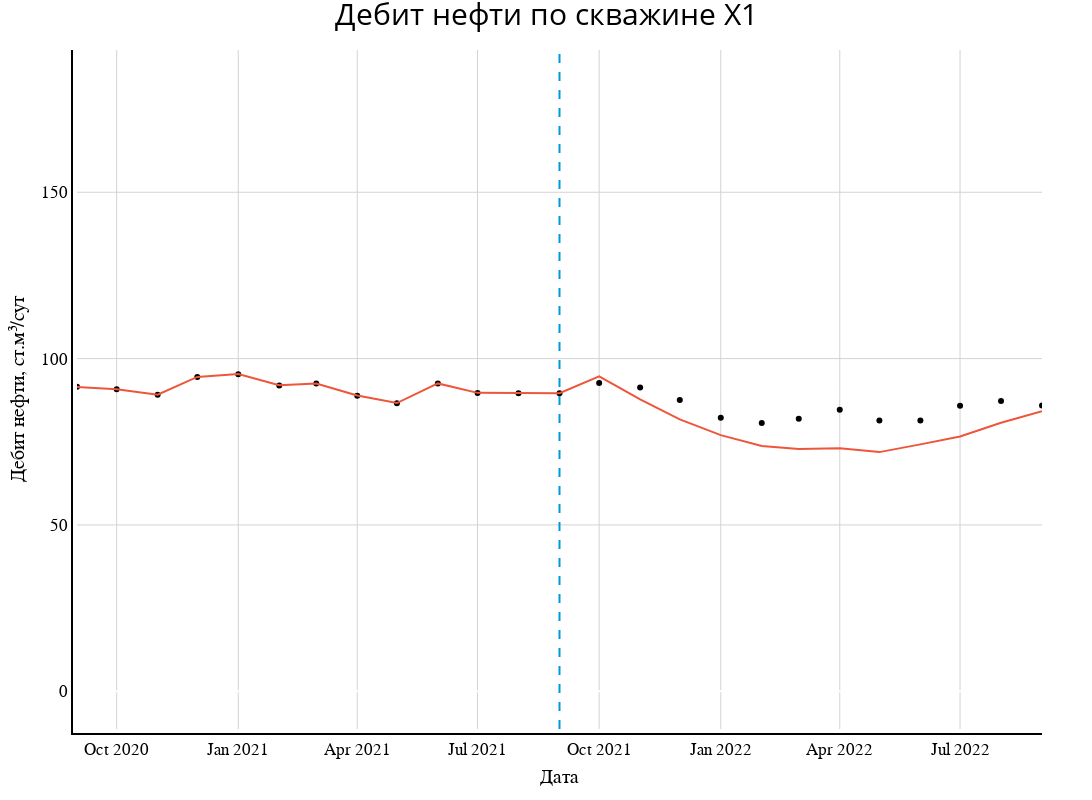
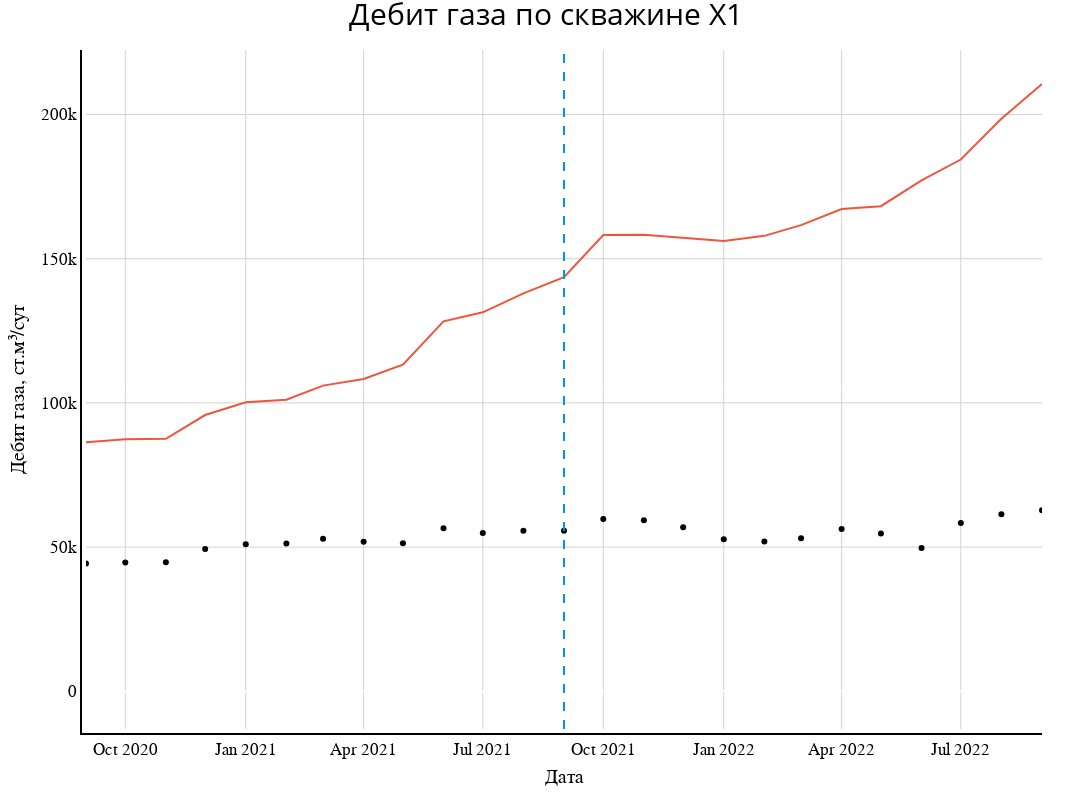
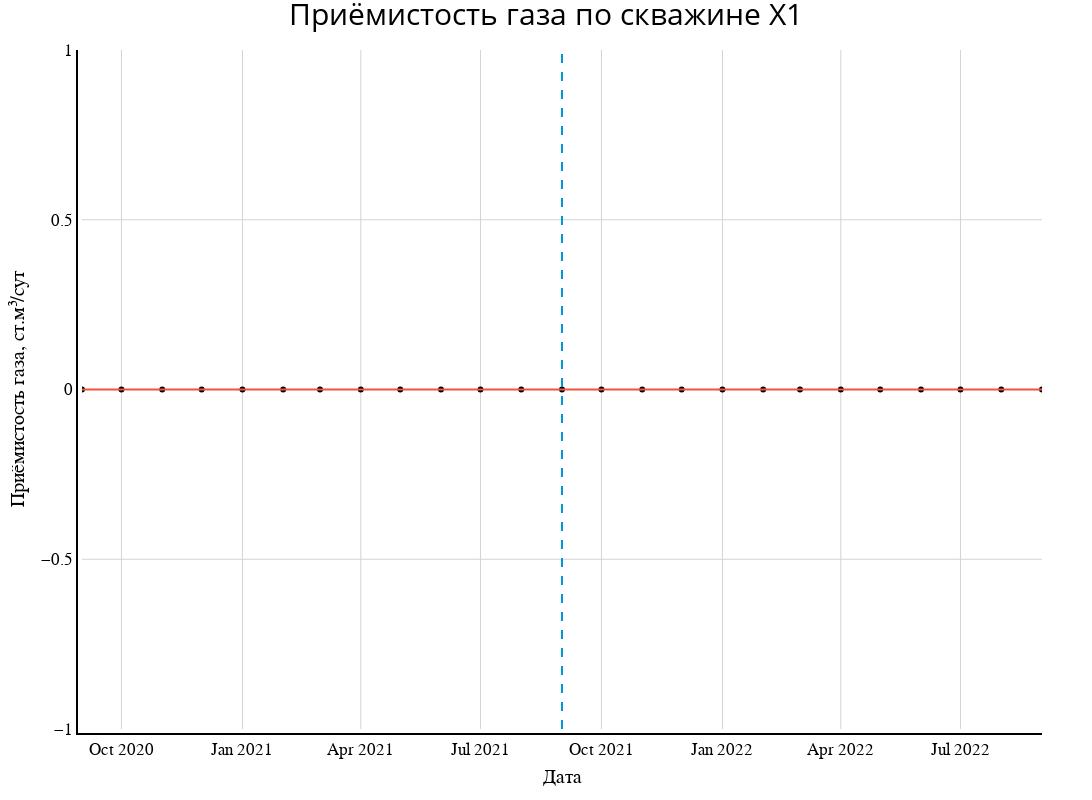
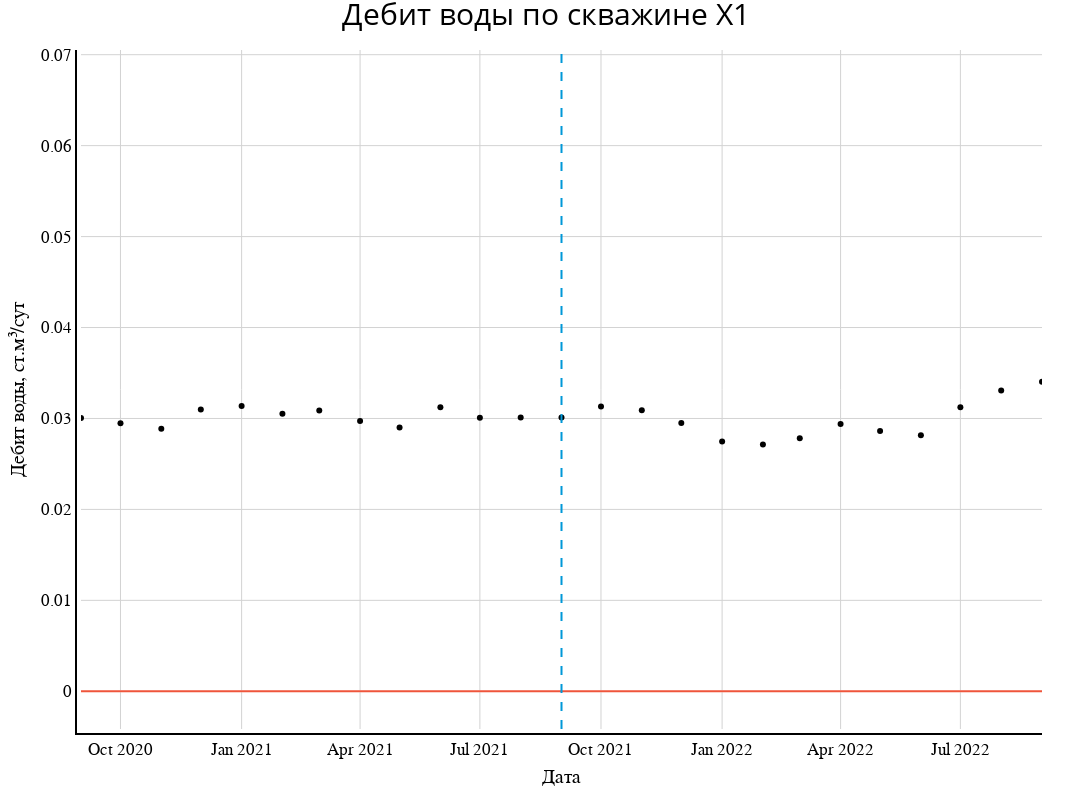

The code cell stored with these charts, in order, in its notebook:
### Code cell
df = pd.read_excel('рафики по лучшему варианту.xlsx')

# col = df.columns.to_list()
# for i in range(2,len(col)):
#     col[i]='Y'+str(i-1)
# df.columns=col

wells = ['X1','X2','X3','X4','X5','X6']
for j in wells:
    for i in range(2, len(df.columns), 2):


        fig = go.Figure()

        # for i in range(2,df.shape[1]-2): 
        #     if i not in index: 
        #         fig.add_trace(go.Scatter (x = df['Unnamed: 0'], y = df["Y"+str(i)]/1000, line = dict (color = 'gray'), opacity = 0.35, name = str(i+2)))

        # for i in range(2,df.shape[1]-2): 
        #     if i in index: # Выделение 10 кривых с наименьшей среднеквадратичной ошибкой
        #         

        fig.add_trace(go.Scatter( x = df.iloc[:,1], y = df.iloc[:,i+1][df.iloc[:,0]==j], mode = 'markers', opacity = 1, # Историческая кривая
                            line = dict (color = 'Black', width = 2, dash = 'dash'), name = 'History')) 
        
        fig.add_trace(go.Scatter (x = df.iloc[:,1], y = df.iloc[:,i][df.iloc[:,0]==j], opacity = 1, line = dict (width = 2), name = str(i)))
        
        fig.add_vline(x='2021-09-01', y1=1, xanchor="left", yanchor="bottom", line_color="rgb(0,152,216)", line_dash="dash")
        fig.update_layout(title = f'{df.columns[i]} по скважине {j}', titlefont = dict(size = 30,color = "black"), title_x = 0.5)
        fig.update_xaxes(title_text="Дата", titlefont=dict(family="arial",size=20,color="black"))
        if i == 10:
            fig.update_yaxes(title_text=f"{df.columns[i]}, бар", titlefont=dict(family="arial",size=20,color="black"))
        else:
            fig.update_yaxes(title_text=f"{df.columns[i]}, ст.м\u00b3/сут", titlefont=dict(family="arial",size=20,color="black"))    
        fig.update_layout(autosize=False, width=1200,height=800, margin=dict(l=50,r=50,b=50,t=50,pad=4), paper_bgcolor="White", plot_bgcolor="White")
        fig.update_xaxes(range=['2020-09-01', '2022-09-01'],showline=True, linewidth=2, linecolor='black', gridcolor='lightgray', tickfont=dict(family='Arial', color='black', size=17))
        fig.update_yaxes(showline=True, linewidth=2, linecolor='black', gridcolor='lightgray', tickfont=dict(family='Arial', color='black', size=17))

        fig.update_layout(showlegend=False)

        fig.show()

        # fig.write_image(f'output_test2\{df.columns[i][0:12]}_rate_{j}.png')

### Figure 1 — Plotly figure (JSON) as saved in the notebook; plotly's stock layout.template omitted (floating-point values rounded to 4 significant figures; data arrays with more than 128 entries replaced by an {"elided": "..."} marker saying what was removed)
{"data": [{"line": {"color": "Black", "dash": "dash", "width": 2}, "mode": "markers", "name": "History", "opacity": 1, "type": "scatter", "x": {"elided": "456 str values"}, "y": [0, 0, 0, 0, 0, 0, 0, 0, 0, 0, 0, 0, 0, 0, 0, 0, 0, 181.4, 121.5, 86.37, 72.97, 73.0, 97.46, 100.6, 112.2, 84.3, 95.93, 90.06, 83.18, 90.75, 86.62, 96.51, 103.3, 110.7, 106.7, 106.1, 107.8, 105.9, 107.1, 109.2, 108.3, 104.1, 107.6, 108.6, 102.2, 99.2, 97.61, 96.9, 99.39, 94.58, 92.19, 91.55, 90.77, 89.13, 94.47, 95.33, 91.94, 92.51, 88.87, 86.61, 92.51, 89.67, 89.59, 89.59, 92.64, 91.35, 87.57, 82.19, 80.65, 81.93, 84.65, 81.4, 81.39, 85.81, 87.23, 85.88]}, {"line": {"width": 2}, "name": "2", "opacity": 1, "type": "scatter", "x": {"elided": "456 str values"}, "y": [0, 0, 0, 0, 0, 0, 0, 0, 0, 0, 0, 0, 0, 0, 0, 0, 0, 181.5, 121.6, 86.4, 73, 73.02, 97.49, 100.7, 112.3, 84.33, 95.97, 90.09, 83.21, 90.78, 86.65, 96.55, 103.3, 110.7, 106.7, 106.1, 107.8, 106.0, 107.2, 109.2, 108.3, 104.2, 107.6, 108.6, 102.3, 99.24, 97.64, 96.93, 99.42, 94.61, 92.22, 91.58, 90.8, 89.16, 94.5, 95.36, 91.97, 92.54, 88.9, 86.64, 92.54, 89.7, 89.62, 89.62, 94.64, 87.71, 81.72, 77.0, 73.72, 72.86, 73.06, 71.89, 74.22, 76.61, 80.73, 84.16]}], "layout": {"autosize": false, "height": 800, "margin": {"b": 50, "l": 50, "pad": 4, "r": 50, "t": 50}, "paper_bgcolor": "White", "plot_bgcolor": "White", "shapes": [{"line": {"color": "rgb(0,152,216)", "dash": "dash"}, "type": "line", "x0": "2021-09-01", "x1": "2021-09-01", "xanchor": "left", "xref": "x", "y0": 0, "y1": 1, "yanchor": "bottom", "yref": "y domain"}], "showlegend": false, "title": {"font": {"color": "black", "size": 30}, "text": "Дебит нефти по скважине X1", "x": 0.5}, "width": 1200, "xaxis": {"gridcolor": "lightgray", "linecolor": "black", "linewidth": 2, "range": ["2020-09-01", "2022-09-01"], "showline": true, "tickfont": {"color": "black", "family": "Arial", "size": 17}, "title": {"font": {"color": "black", "family": "arial", "size": 20}, "text": "Дата"}}, "yaxis": {"gridcolor": "lightgray", "linecolor": "black", "linewidth": 2, "showline": true, "tickfont": {"color": "black", "family": "Arial", "size": 17}, "title": {"font": {"color": "black", "family": "arial", "size": 20}, "text": "Дебит нефти, ст.м³/сут"}}}}

### Figure 2 — Plotly figure (JSON) as saved in the notebook; plotly's stock layout.template omitted (floating-point values rounded to 4 significant figures; data arrays with more than 128 entries replaced by an {"elided": "..."} marker saying what was removed)
{"data": [{"line": {"color": "Black", "dash": "dash", "width": 2}, "mode": "markers", "name": "History", "opacity": 1, "type": "scatter", "x": {"elided": "456 str values"}, "y": [0, 0, 0, 0, 0, 0, 0, 0, 0, 0, 0, 0, 0, 0, 0, 0, 0, 17870.0, 10280.0, 7059.0, 5910.0, 5905.0, 8140.0, 8389.0, 9540.0, 6784.0, 7908.0, 7279.0, 6593.0, 7205.0, 6788.0, 8567.0, 13990.0, 19190.0, 22560.0, 28320.0, 35480.0, 39000.0, 42750.0, 44570.0, 46150.0, 45140.0, 47900.0, 49790.0, 47500.0, 46460.0, 40490.0, 43500.0, 46630.0, 42800.0, 43430.0, 44300.0, 44660.0, 44710.0, 49350.0, 50990.0, 51230.0, 52870.0, 51850.0, 51370.0, 56560.0, 54860.0, 55670.0, 55670.0, 59720.0, 59310.0, 56890.0, 52680.0, 51930.0, 53050.0, 56240.0, 54680.0, 49730.0, 58380.0, 61390.0, 62810.0]}, {"line": {"width": 2}, "name": "4", "opacity": 1, "type": "scatter", "x": {"elided": "456 str values"}, "y": [0, 0, 0, 0, 0, 0, 0, 0, 0, 0, 0, 0, 0, 0, 0, 0, 0, 47760.0, 38640.0, 31560.0, 29330.0, 34630.0, 42660.0, 47490.0, 52260.0, 42110.0, 49130.0, 48850.0, 47800.0, 55000.0, 56310.0, 58220.0, 63510.0, 69080.0, 68730.0, 70320.0, 73440.0, 74160.0, 76800.0, 80890.0, 80990.0, 79960.0, 83980.0, 86850.0, 84520.0, 84130.0, 88960.0, 85280.0, 88800.0, 87750.0, 85230.0, 86420.0, 87440.0, 87570.0, 95790.0, 100300.0, 101100.0, 106000.0, 108300.0, 113300.0, 128300.0, 131400.0, 138000.0, 143600.0, 158200.0, 158300.0, 157200.0, 156100.0, 157900.0, 161600.0, 167200.0, 168200.0, 177200.0, 184400.0, 198500.0, 210600.0]}], "layout": {"autosize": false, "height": 800, "margin": {"b": 50, "l": 50, "pad": 4, "r": 50, "t": 50}, "paper_bgcolor": "White", "plot_bgcolor": "White", "shapes": [{"line": {"color": "rgb(0,152,216)", "dash": "dash"}, "type": "line", "x0": "2021-09-01", "x1": "2021-09-01", "xanchor": "left", "xref": "x", "y0": 0, "y1": 1, "yanchor": "bottom", "yref": "y domain"}], "showlegend": false, "title": {"font": {"color": "black", "size": 30}, "text": "Дебит газа по скважине X1", "x": 0.5}, "width": 1200, "xaxis": {"gridcolor": "lightgray", "linecolor": "black", "linewidth": 2, "range": ["2020-09-01", "2022-09-01"], "showline": true, "tickfont": {"color": "black", "family": "Arial", "size": 17}, "title": {"font": {"color": "black", "family": "arial", "size": 20}, "text": "Дата"}}, "yaxis": {"gridcolor": "lightgray", "linecolor": "black", "linewidth": 2, "showline": true, "tickfont": {"color": "black", "family": "Arial", "size": 17}, "title": {"font": {"color": "black", "family": "arial", "size": 20}, "text": "Дебит газа, ст.м³/сут"}}}}

### Figure 3 — Plotly figure (JSON) as saved in the notebook; plotly's stock layout.template omitted (floating-point values rounded to 4 significant figures; data arrays with more than 128 entries replaced by an {"elided": "..."} marker saying what was removed)
{"data": [{"line": {"color": "Black", "dash": "dash", "width": 2}, "mode": "markers", "name": "History", "opacity": 1, "type": "scatter", "x": {"elided": "456 str values"}, "y": [0, 0, 0, 0, 0, 0, 0, 0, 0, 0, 0, 0, 0, 0, 0, 0, 0, 0, 0, 0, 0, 0, 0, 0, 0, 0, 0, 0, 0, 0, 0, 0, 0, 0, 0, 0, 0, 0, 0, 0, 0, 0, 0, 0, 0, 0, 0, 0, 0, 0, 0, 0, 0, 0, 0, 0, 0, 0, 0, 0, 0, 0, 0, 0, 0, 0, 0, 0, 0, 0, 0, 0, 0, 0, 0, 0]}, {"line": {"width": 2}, "name": "6", "opacity": 1, "type": "scatter", "x": {"elided": "456 str values"}, "y": [0, 0, 0, 0, 0, 0, 0, 0, 0, 0, 0, 0, 0, 0, 0, 0, 0, 0, 0, 0, 0, 0, 0, 0, 0, 0, 0, 0, 0, 0, 0, 0, 0, 0, 0, 0, 0, 0, 0, 0, 0, 0, 0, 0, 0, 0, 0, 0, 0, 0, 0, 0, 0, 0, 0, 0, 0, 0, 0, 0, 0, 0, 0, 0, 0, 0, 0, 0, 0, 0, 0, 0, 0, 0, 0, 0]}], "layout": {"autosize": false, "height": 800, "margin": {"b": 50, "l": 50, "pad": 4, "r": 50, "t": 50}, "paper_bgcolor": "White", "plot_bgcolor": "White", "shapes": [{"line": {"color": "rgb(0,152,216)", "dash": "dash"}, "type": "line", "x0": "2021-09-01", "x1": "2021-09-01", "xanchor": "left", "xref": "x", "y0": 0, "y1": 1, "yanchor": "bottom", "yref": "y domain"}], "showlegend": false, "title": {"font": {"color": "black", "size": 30}, "text": "Приёмистость газа по скважине X1", "x": 0.5}, "width": 1200, "xaxis": {"gridcolor": "lightgray", "linecolor": "black", "linewidth": 2, "range": ["2020-09-01", "2022-09-01"], "showline": true, "tickfont": {"color": "black", "family": "Arial", "size": 17}, "title": {"font": {"color": "black", "family": "arial", "size": 20}, "text": "Дата"}}, "yaxis": {"gridcolor": "lightgray", "linecolor": "black", "linewidth": 2, "showline": true, "tickfont": {"color": "black", "family": "Arial", "size": 17}, "title": {"font": {"color": "black", "family": "arial", "size": 20}, "text": "Приёмистость газа, ст.м³/сут"}}}}

### Figure 4 — Plotly figure (JSON) as saved in the notebook; plotly's stock layout.template omitted (floating-point values rounded to 4 significant figures; data arrays with more than 128 entries replaced by an {"elided": "..."} marker saying what was removed)
{"data": [{"line": {"color": "Black", "dash": "dash", "width": 2}, "mode": "markers", "name": "History", "opacity": 1, "type": "scatter", "x": {"elided": "456 str values"}, "y": [0, 0, 0, 0, 0, 0, 0, 0, 0, 0, 0, 0, 0, 0, 0, 0, 0, 0.06637, 0.0433, 0.03017, 0.02547, 0.02471, 0.03453, 0.0358, 0.0409, 0.03049, 0.03502, 0.03281, 0.03013, 0.03271, 0.03074, 0.03536, 0.03888, 0.04213, 0.04124, 0.04173, 0.04293, 0.04232, 0.04291, 0.04314, 0.04272, 0.04058, 0.04174, 0.04187, 0.03855, 0.03657, 0.03413, 0.03381, 0.03438, 0.03172, 0.03068, 0.03005, 0.02946, 0.02887, 0.03099, 0.03136, 0.03051, 0.03088, 0.02971, 0.02899, 0.03122, 0.03007, 0.03009, 0.03009, 0.03133, 0.03089, 0.02949, 0.02748, 0.02714, 0.02783, 0.02939, 0.02862, 0.02814, 0.03122, 0.03306, 0.03405]}, {"line": {"width": 2}, "name": "8", "opacity": 1, "type": "scatter", "x": {"elided": "456 str values"}, "y": [0, 0, 0, 0, 0, 0, 0, 0, 0, 0, 0, 0, 0, 0, 0, 0, 0, 0, 0, 0, 0, 0, 0, 0, 0, 0, 0, 0, 0, 0, 0, 0, 0, 0, 0, 0, 0, 0, 0, 0, 0, 0, 0, 0, 0, 0, 0, 0, 0, 0, 0, 0, 0, 0, 0, 0, 0, 0, 0, 0, 0, 0, 0, 0, 0, 0, 0, 0, 0, 0, 0, 0, 0, 0, 0, 0]}], "layout": {"autosize": false, "height": 800, "margin": {"b": 50, "l": 50, "pad": 4, "r": 50, "t": 50}, "paper_bgcolor": "White", "plot_bgcolor": "White", "shapes": [{"line": {"color": "rgb(0,152,216)", "dash": "dash"}, "type": "line", "x0": "2021-09-01", "x1": "2021-09-01", "xanchor": "left", "xref": "x", "y0": 0, "y1": 1, "yanchor": "bottom", "yref": "y domain"}], "showlegend": false, "title": {"font": {"color": "black", "size": 30}, "text": "Дебит воды по скважине X1", "x": 0.5}, "width": 1200, "xaxis": {"gridcolor": "lightgray", "linecolor": "black", "linewidth": 2, "range": ["2020-09-01", "2022-09-01"], "showline": true, "tickfont": {"color": "black", "family": "Arial", "size": 17}, "title": {"font": {"color": "black", "family": "arial", "size": 20}, "text": "Дата"}}, "yaxis": {"gridcolor": "lightgray", "linecolor": "black", "linewidth": 2, "showline": true, "tickfont": {"color": "black", "family": "Arial", "size": 17}, "title": {"font": {"color": "black", "family": "arial", "size": 20}, "text": "Дебит воды, ст.м³/сут"}}}}
